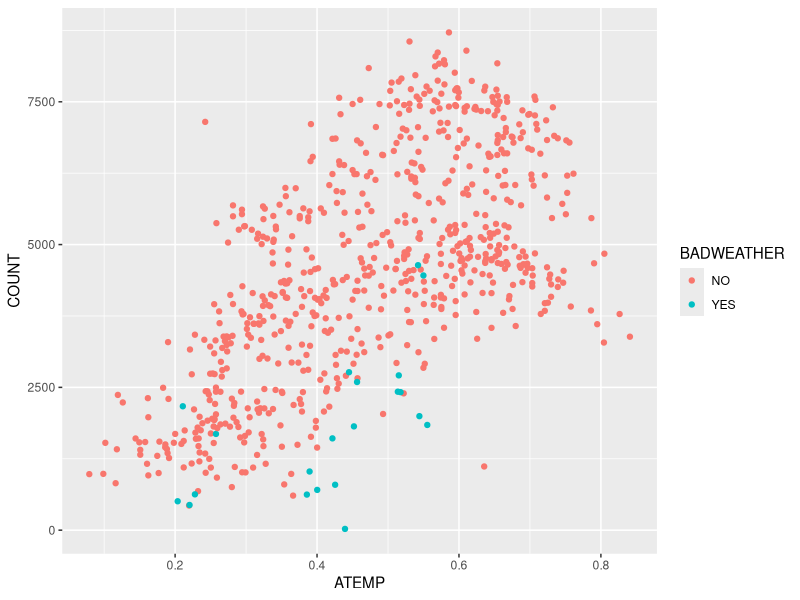
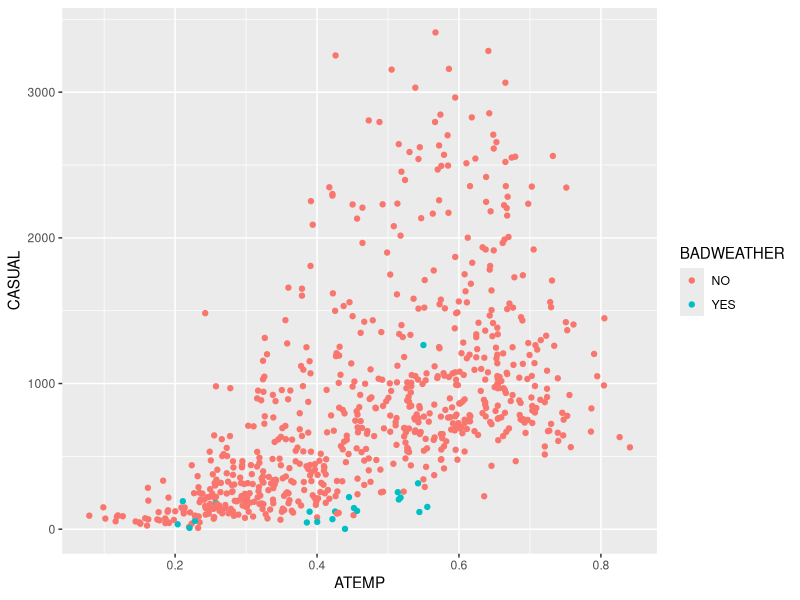
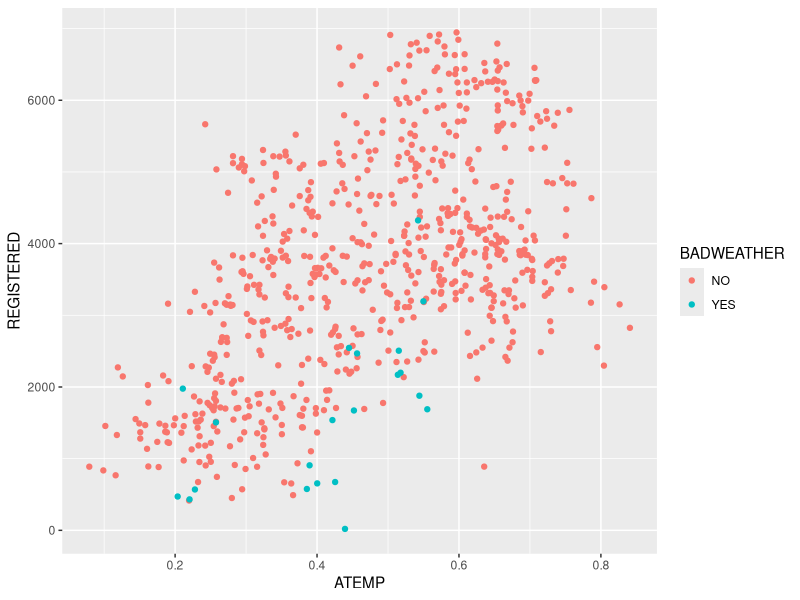

Here is the R script that generated these plots, in order:
## ---- chunk 1
library(readr)
library(dplyr)
library(ggplot2)

bikeShare <- read.csv("Data/bikeshare.csv")
## ---- chunk 2
bikeShare$WEATHERSIT <- as.numeric(bikeShare$WEATHERSIT)
bikeShare$BADWEATHER <- ifelse(bikeShare$WEATHERSIT > 2 , "YES", "NO")

#ScatterPlot for COUNT
ggplot(bikeShare, aes(ATEMP,COUNT, color = BADWEATHER)) + geom_point()

#Scotter Plot for CASUAL users
ggplot(bikeShare, aes(ATEMP,CASUAL, color = BADWEATHER)) + geom_point()

#Scatter Plot for RESGISTERED users
ggplot(bikeShare, aes(ATEMP,REGISTERED, color = BADWEATHER)) + geom_point()

## ---- chunk 3

bikeShare$BADWEATHER <- as.factor(bikeShare$BADWEATHER)
Regression1 <- lm(COUNT~MONTH + WEEKDAY + HOLIDAY + TEMP + ATEMP + 
                    HUMIDITY + WINDSPEED, 
                    data = bikeShare)
summary(Regression1)

#Predict the COUNT
sum(Regression1$coefficients*c(1,0,0,0,1,0,0,0,0,0,0,0,1,0,0.35,0.30,0.21,0.30,1))

## ---- chunk 4
Regression2 <- lm(COUNT~BADWEATHER, data = bikeShare)
summary(Regression2)
## ---- chunk 5
#Regression with interaction term BADWEATHER*WEEKDAY
Regression3 <- lm(COUNT~ BADWEATHER + WEEKDAY + BADWEATHER*WEEKDAY, data = bikeShare)
summary(Regression3)
## ---- chunk 6
Regression4 <- lm(COUNT ~ MONTH + HOLIDAY + WEEKDAY + BADWEATHER + TEMP + ATEMP
                  ,data = bikeShare)
summary(Regression4)

## ---- chunk 7
Regression5 <- lm(COUNT ~ MONTH + HOLIDAY + WEEKDAY + BADWEATHER, 
                  data = bikeShare)
summary(Regression5)  
